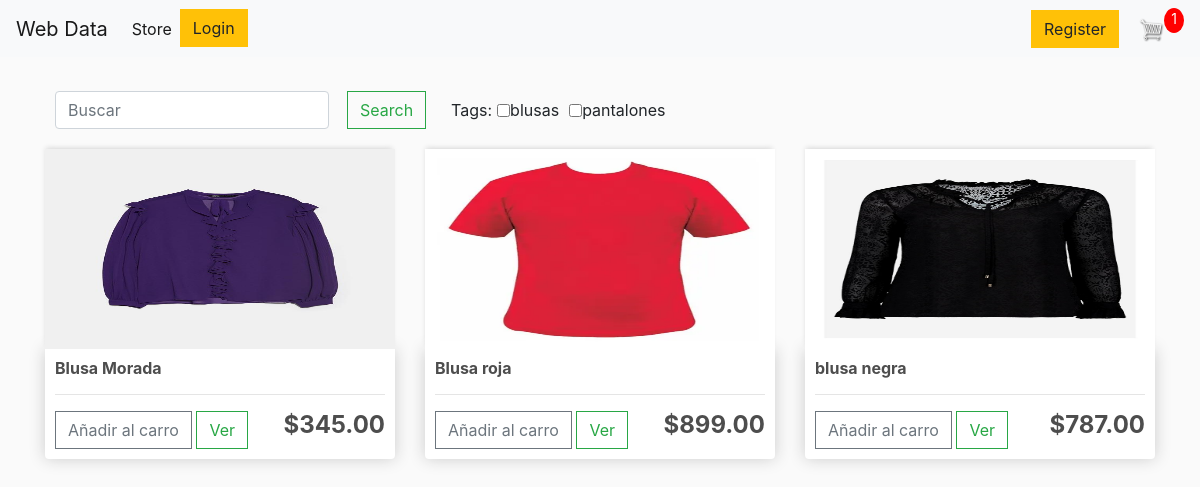
Page / (signed in) on the earlier database version.
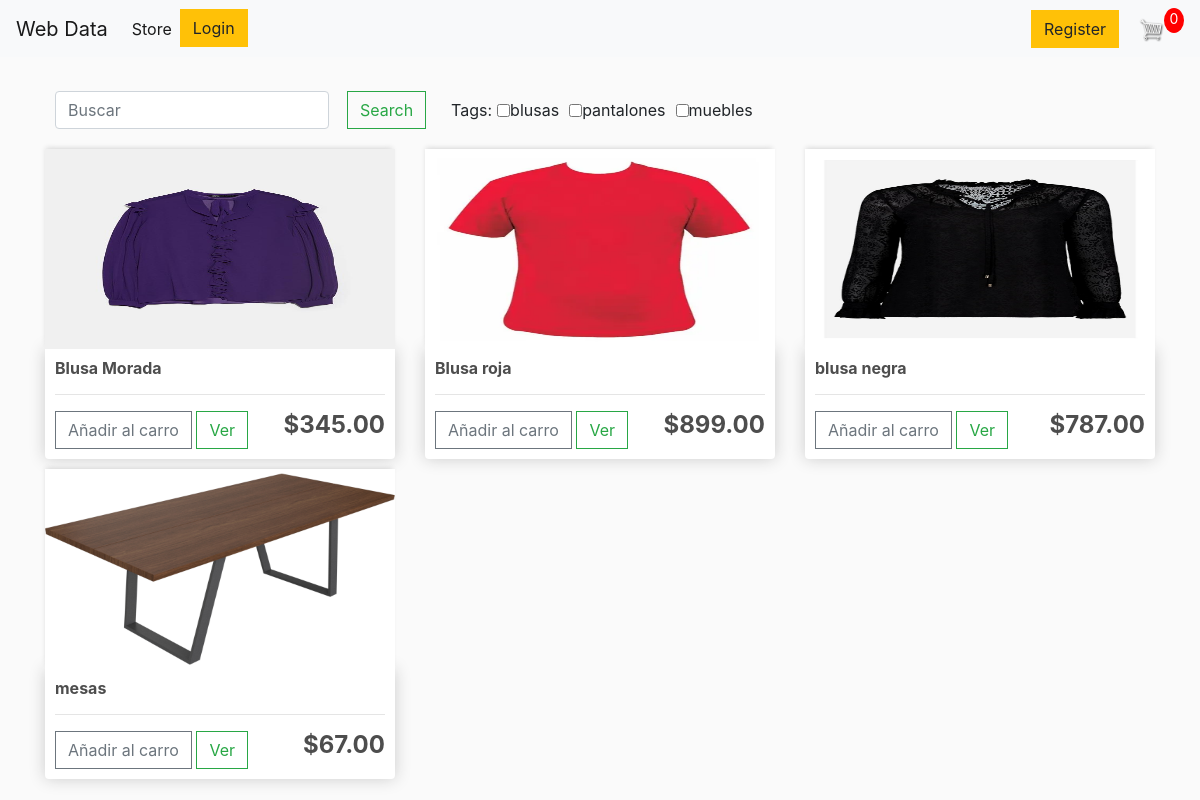
Same page on the later database version.
### store/models.py (models this page shows, shortened)
class Order(models.Model):
    OPEN = 0
    SUBMITTED = 1
    STATUSES= ((OPEN, 'Abierto'),(SUBMITTED,'Completado'))
    status =  models.IntegerField(choices=STATUSES, default=OPEN)
    user = models.ForeignKey(User,on_delete=models.SET_NULL,null=True,blank=True)
    date_ordered = models.DateTimeField(auto_now_add=True)
    transaction_id = models.CharField(max_length=100,null=True)
    @property
    def get_cart_items(self):
        orderitems = self.orderitem_set.all()
        total = sum([item.cantidad for item in orderitems])
        return total

class OrderItem(models.Model):
    producto = models.ForeignKey(Producto,on_delete=models.CASCADE,null=True)
    order = models.ForeignKey(Order,on_delete=models.CASCADE,null=True)
    cantidad = models.PositiveIntegerField(default=1,validators=[MinValueValidator(1)])
    date_added = models.DateTimeField(auto_now_add=True)

class ProductoTag(models.Model):
    nombre = models.CharField(max_length=32)
    slug = models.SlugField(max_length=48)
    descripcion = models.TextField('descripción')
    activo = models.BooleanField(default=True)
    class Meta:
        verbose_name=('Tag')
        verbose_name_plural=('Tags')
    def __str__(self):
        return self.nombre

class Producto(models.Model):
    nombre = models.CharField(max_length=60)
    tags = models.ManyToManyField(ProductoTag,blank=True)
    descripcion = models.TextField(blank=True)
    precio = models.DecimalField('Precio',max_digits=6,decimal_places=2)
    slug = models.SlugField(max_length=48)
    activo = models.BooleanField(default=True)
    en_stock = models.BooleanField(default=True)
    actualizacion = models.DateTimeField(auto_now=True)
    class Meta:
        ordering=('nombre',)
        verbose_name_plural=('Productos')

class ProductoImagen(models.Model):
    producto = models.ForeignKey(
                Producto,
                on_delete= models.CASCADE,
                related_name="imagenes")
    imagen = models.ImageField(upload_to='imagenes-del-producto')
    thumbnail =  models.ImageField(upload_to='producto-thumbnails',null=True,blank=True)
    class Meta:
        verbose_name = ('Imagen de Producto')
        verbose_name_plural=('Imagenes de Productos')

### store/views.py (the view)
# urls.py: path('',views.ProductListView.as_view(),name='store'),
class ProductListView(ListView):
    model = Producto
    template_name= 'store/store.html'
    paginate_by = 2
    def get_context_data(self,**kwargs):
        context = super().get_context_data(**kwargs)
        context['filter'] = ProductoFilter(self.request.GET,queryset=self.get_queryset())
        return context

### store/templates/store/store.html
{% extends 'store/base.html' %}
{% load widget_tweaks %}
{% load static %}
{% block content %}
<form class="form-inline" style="padding: 10px;">
   {% render_field filter.form.nombre class="form-control mr-sm-2"  placeholder='Buscar' %}
    <button  style="margin:10px;"class="btn btn-outline-success my-2 my-sm-0" type="submit">Search</button>
<div class="form-group col-sm-8 col-md-6">
          {{ filter.form.tags.label_tag }}
            {% for choice in filter.form.tags %}
              <label class="form-checkbox-inline" style="padding:5px;">
                {{choice.tag}} {{choice.choice_label}}
              </label>
            {% endfor %}
</div>
</form>
<div class="row">
{% for producto in filter.qs %}
    <div class="col-lg-4">
      {% if  producto.imagenes.all %}
        {% with producto.imagenes.all|first as obj %}
          <img  class="thumbnail" src="{{ obj.imagen.url }}">
        {% endwith %}
      {% else %}
        <img class="thumbnail" src="{% static 'images/placeholder.png' %}">
     {% endif %}
      <div class="box-element product">
       <h6><strong>{{producto.nombre}}</strong></h6>
       <hr>
       <a class="btn btn-outline-secondary add-btn" href="{% url 'store:add_to_order'%}?product_id={{producto.id}}">Añadir al carro</a>
       <a class="btn btn-outline-success" href="{% url 'store:producto_view' slug=producto.slug %}">Ver</a>
       <h4 style="display: inline-block; float: right"><strong>${{ producto.precio|floatformat:2}}</strong></h4>
    </div>
    </div>
{% endfor %}
  </div>
{% endblock %}

### templates/store/base.html (shortened to what this page needs)
{% load static %}
<!DOCTYPE html>
<html lang="es" dir="ltr">
  <head>
    <link rel="stylesheet" href="https://stackpath.bootstrapcdn.com/bootstrap/4.5.0/css/bootstrap.min.css">
    <link rel="stylesheet" href="{% static 'css/main.css'%}">
  </head>
  <body>
    <nav class="navbar navbar-expand-lg navbar-light bg-light">
    <a class="navbar-brand" href="#">Web Data</a>
    <div class="collapse navbar-collapse" id="navbarSupportedContent">
      <ul class="navbar-nav mr-auto">
        <li class="nav-item active">
          <a class="nav-link" href="{% url 'store:store' %}">Store<span class="sr-only">(current)</span></a>
        </li>
        <li class="nav-item">
        <a href="{% url 'store:login' %}" class="btn btn-warning">Login</a>
        </li>
      </ul>
      <div class="form-inline my-2 my-lg-0">
        <a  style="margin-right: 5px;" href="{% url 'store:register' %}" class="btn btn-warning">Register</a>
        <a href="{% url 'store:cart' %}">
          <img  id="cart-icon" src="{% static 'images/cart.png' %}">
        </a>
         {% if request.order %}
           <p id="cart-total">{{ request.order.get_cart_items}}</p>
          {% else %}
           <p id="cart-total">0</p>
         {%endif%}
       </div>
  </nav>
    <div class="container">
      <br>
      {% block content %}
      {% endblock %}
    </div>
  </body>
</html>

Differences in the rows shown:
removed Order: order.get_cart_items "1"
added ProductoTag: choice_label "muebles"
added Producto: imagen (picture), nombre "mesas", precio "67.00"
Other differences:
text now shown: "0"
